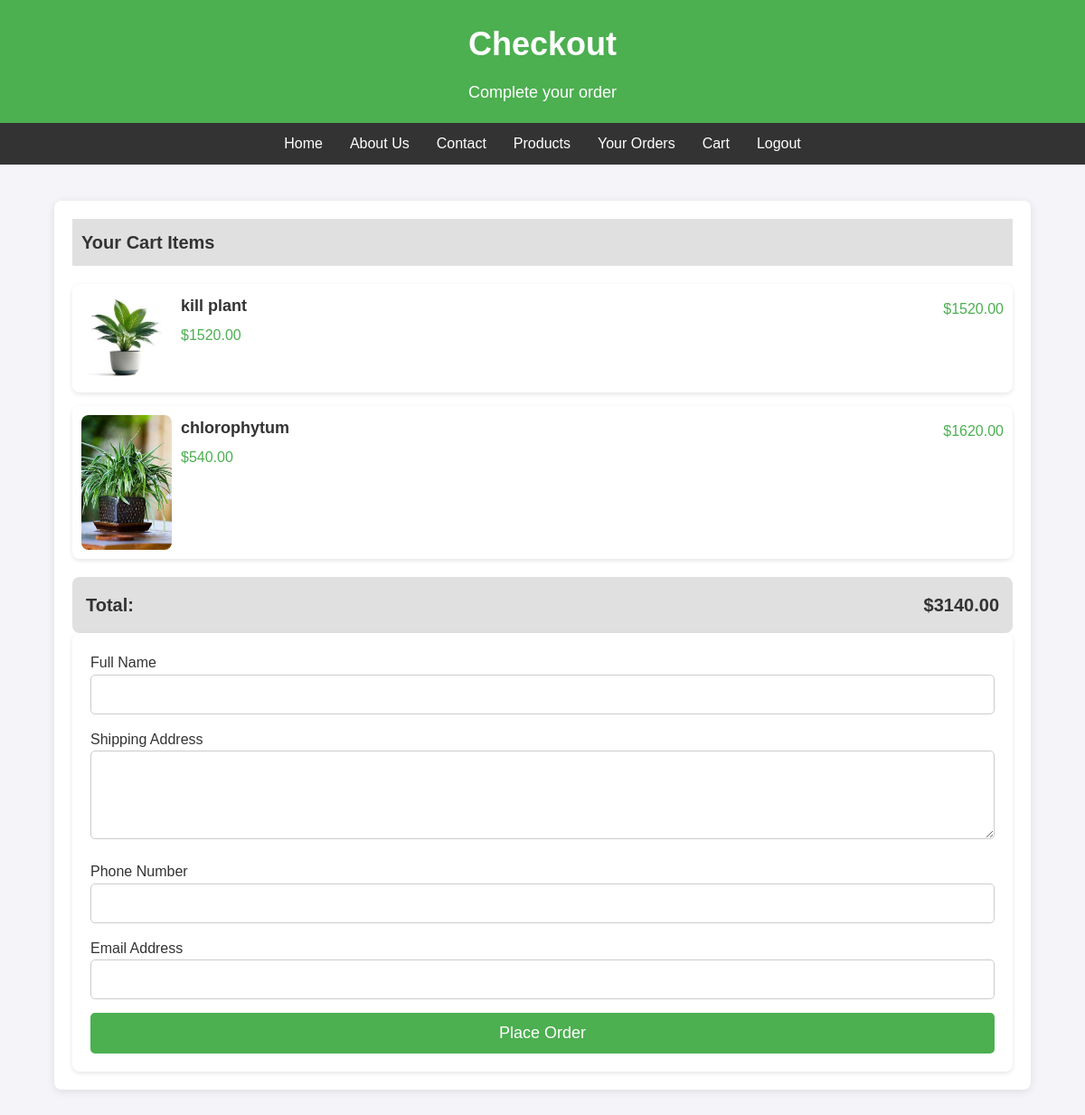
Screenshot of /checkout_view/ (signed in) with the database file from the repository.
### myapp/models.py (models this page shows, shortened)
class CartItem(models.Model):
    cart = models.ForeignKey(Cart, related_name='items', on_delete=models.CASCADE)
    plant = models.ForeignKey(Plant, on_delete=models.CASCADE)
    quantity = models.PositiveIntegerField(default=1)
    def total_price(self):
        return self.plant.price * self.quantity

class Plant(models.Model):
    name = models.CharField(max_length=100)  # Plant name (e.g., Rose, Tulip)
    price = models.DecimalField(max_digits=6, decimal_places=2)  # Price
    image = models.ImageField(upload_to='plants/')  # Image of the plant
    description = models.TextField()  # Description of the plant
    category = models.ForeignKey(Category, on_delete=models.CASCADE, related_name='plants')
    stock = models.PositiveIntegerField(default=0)

### myapp/views.py (the view)
# urls.py: path('checkout_view/', views.checkout_view, name='checkout_view'),
def checkout_view(request):
    cart = Cart.objects.filter(user=request.user).first()
    if not cart:
        return redirect('plant_list')  # Redirect to plants list if cart is empty
    cart_items = cart.items.all()
    total_price = cart.total_price()
    return render(request, 'checkout.html', {
        'cart_items': cart_items,
        'total_price': total_price
    })

### myapp/models.py (called while the page is built)
    def total_price(self):
        total = sum(item.total_price() for item in self.items.all())
        return total

### templates/checkout.html (shortened to what this page needs)
{% load static %}
<!DOCTYPE html>
<html lang="en">
<head>
</head>
<body>
    <header>
        <h1>Checkout</h1>
        <p>Complete your order</p>
    </header>
    {% if user.is_authenticated %}
    <nav class="navbar">
        <ul>
            <li><a href="{% url 'home' %}">Home</a></li>
            <li><a href="#about">About Us</a></li>
            <li><a href="#contact">Contact</a></li>
            <li><a href="{% url 'plant_list' %}">Products</a></li>
            <li><a href="{% url 'orders_list' %}">Your Orders</a></li>
            <li><a href="{% url 'cart_view' %}">Cart</a></li>
            <li><a href="{% url 'custom_logout' %}">Logout</a></li>
        </ul>
    </nav>
{% endif %}
    <div class="checkout-container">
        <div class="checkout-header">
            Your Cart Items
        </div>
        {% for item in cart_items %}
        <div class="checkout-item">
            <img src="{{ item.plant.image.url }}" alt="{{ item.plant.name }}">
            <div class="checkout-item-details">
                <div class="checkout-item-name">{{ item.plant.name }}</div>
                <div class="checkout-item-price">${{ item.plant.price }}</div>
            </div>
            <div class="checkout-item-price">${{ item.total_price }}</div>
        </div>
        {% empty %}
        <p>Your cart is empty.</p>
        {% endfor %}
        <div class="total-container">
            <div>Total:</div>
            <div>${{ total_price|floatformat:2 }}</div>
        </div>
        <form method="POST" action="{% url 'checkout' %}" class="checkout-form">
            <div>
                <label for="name" class="form-label">Full Name</label>
                <input type="text" name="name" id="name" class="form-input" required>
            </div>
            <div>
                <label for="address" class="form-label">Shipping Address</label>
                <textarea name="address" id="address" class="form-input" rows="4" required></textarea>
            </div>
            <div>
                <label for="phone" class="form-label">Phone Number</label>
                <input type="text" name="phone" id="phone" class="form-input" required>
            </div>
            <div>
                <label for="email" class="form-label">Email Address</label>
                <input type="email" name="email" id="email" class="form-input" required>
            </div>
            <button type="submit" class="place-order-btn">Place Order</button>
        </form>
    </div>
</body>
</html>

### templates/checkout.html (style rules this page uses)
* { margin: 0; padding: 0; box-sizing: border-box; }
body { font-family: 'Arial', sans-serif; background-color: #f4f4f9; color: #333; line-height: 1.6; }
header { background-color: #4CAF50; color: white; text-align: center; padding: 20px 0; }
header h1 { font-size: 36px; margin-bottom: 10px; }
header p { font-size: 18px; margin-top: 5px; }
.checkout-container { width: 90%; max-width: 1200px; margin: 40px auto; background-color: #fff; padding: 20px; border-radius: 8px; box-shadow: 0 2px 10px rgba(0, 0, 0, 0.1); }
.checkout-header { padding: 10px; background-color: #e0e0e0; margin-bottom: 20px; font-weight: bold; font-size: 20px; }
.checkout-item { display: flex; justify-content: space-between; background-color: white; margin-bottom: 15px; padding: 10px; border-radius: 8px; box-shadow: 0 2px 5px rgba(0, 0, 0, 0.1); }
.checkout-item img { width: 100px; height: auto; border-radius: 8px; }
.checkout-item-details { flex-grow: 1; padding: 0 10px; }
.checkout-item-name { font-size: 18px; font-weight: bold; }
.checkout-item-price { color: #4CAF50; font-size: 16px; margin-top: 5px; }
.total-container { display: flex; justify-content: space-between; padding: 15px; background-color: #e0e0e0; font-size: 20px; font-weight: bold; margin-top: 20px; border-radius: 8px; }
.checkout-form { background-color: white; padding: 20px; border-radius: 8px; box-shadow: 0 2px 5px rgba(0, 0, 0, 0.1); }
.form-input { width: 100%; padding: 12px; margin-bottom: 15px; border: 1px solid #ccc; border-radius: 5px; font-size: 16px; }
.form-label { font-size: 16px; margin-bottom: 5px; }
.place-order-btn { background-color: #4CAF50; color: white; padding: 12px 20px; border: none; border-radius: 5px; cursor: pointer; font-size: 18px; width: 100%; transition: background-color 0.3s ease; }
nav.navbar { background-color: #333; padding: 10px; }
nav.navbar ul { list-style: none; display: flex; justify-content: center; }
nav.navbar ul li { margin: 0 15px; }
nav.navbar ul li a { color: white; text-decoration: none; font-size: 16px; }

### rows the page displays
CartItem: plant.image (picture), plant.name "kill plant", plant.price "1520.00", total_price "1520.00"
CartItem: plant.image (picture), plant.name "chlorophytum", plant.price "540.00", total_price "1620.00"

### other values shown
{{ total_price|floatformat:2 }} "3140.00"
